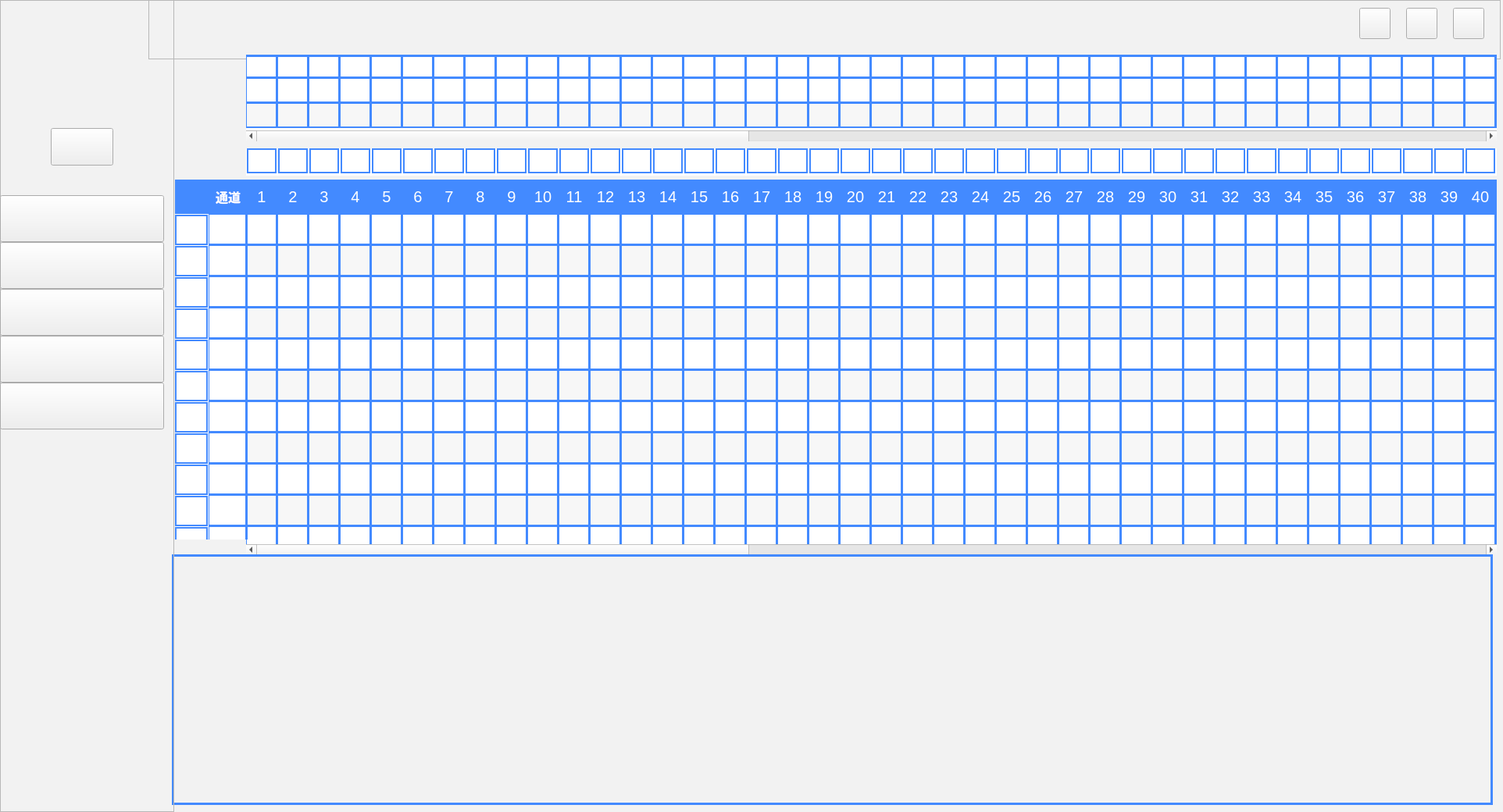
<?xml version="1.0" encoding="UTF-8"?>
<ui version="4.0">
 <class>PulseGeneratorClass</class>
 <widget class="QWidget" name="PulseGeneratorClass">
  <property name="geometry">
   <rect>
    <x>0</x>
    <y>0</y>
    <width>1924</width>
    <height>1040</height>
   </rect>
  </property>
  <property name="minimumSize">
   <size>
    <width>1532</width>
    <height>936</height>
   </size>
  </property>
  <property name="windowTitle">
   <string>PulseGenerator</string>
  </property>
  <property name="windowIcon">
   <iconset>
    <normaloff>:/PulseGenerator/Image/PulseLogo.PNG</normaloff>:/PulseGenerator/Image/PulseLogo.PNG</iconset>
  </property>
  <property name="styleSheet">
   <string notr="true">QWidget#PulseGeneratorClass
{
background-color:#F2F2F2 ;
}</string>
  </property>
  <widget class="QFrame" name="frame">
   <property name="geometry">
    <rect>
     <x>0</x>
     <y>0</y>
     <width>223</width>
     <height>1040</height>
    </rect>
   </property>
   <property name="styleSheet">
    <string notr="true">QFrame#frame
{
border-image: url(:/PulseImage/左侧功能.png);
}
</string>
   </property>
   <property name="frameShape">
    <enum>QFrame::StyledPanel</enum>
   </property>
   <property name="frameShadow">
    <enum>QFrame::Raised</enum>
   </property>
   <widget class="QLabel" name="label">
    <property name="geometry">
     <rect>
      <x>58</x>
      <y>117</y>
      <width>101</width>
      <height>23</height>
     </rect>
    </property>
    <property name="styleSheet">
     <string notr="true">QLabel#label
{
border-image: url(:/PulseGenerator/Image/连接设备.png);
}</string>
    </property>
    <property name="text">
     <string/>
    </property>
   </widget>
   <widget class="QPushButton" name="pushButton_Connect">
    <property name="enabled">
     <bool>true</bool>
    </property>
    <property name="geometry">
     <rect>
      <x>65</x>
      <y>164</y>
      <width>80</width>
      <height>48</height>
     </rect>
    </property>
    <property name="styleSheet">
     <string notr="true">QPushButton#pushButton_Connect
{
 border-image: url(:/PulseImage/switch.png);

}
</string>
    </property>
    <property name="text">
     <string/>
    </property>
   </widget>
   <widget class="QPushButton" name="pushButton_Import">
    <property name="geometry">
     <rect>
      <x>0</x>
      <y>250</y>
      <width>210</width>
      <height>60</height>
     </rect>
    </property>
    <property name="styleSheet">
     <string notr="true">QPushButton#pushButton_Import
{
border-image: url(:/PulseImage/加载.png);
}

QPushButton#pushButton_Import::hover
{
border-image: url(:/PulseImage/1206补充切图-保存_序列预览/悬浮点击加载.png);
}</string>
    </property>
    <property name="text">
     <string/>
    </property>
   </widget>
   <widget class="QPushButton" name="pushButton_Clear">
    <property name="geometry">
     <rect>
      <x>0</x>
      <y>310</y>
      <width>210</width>
      <height>60</height>
     </rect>
    </property>
    <property name="styleSheet">
     <string notr="true">QPushButton#pushButton_Clear
{
border-image: url(:/PulseImage/清除.png);
}

QPushButton#pushButton_Clear::hover

{
border-image: url(:/PulseImage/1206补充切图-保存_序列预览/悬浮点击清除.png);
}</string>
    </property>
    <property name="text">
     <string/>
    </property>
   </widget>
   <widget class="QPushButton" name="pushButton_Save">
    <property name="geometry">
     <rect>
      <x>0</x>
      <y>370</y>
      <width>210</width>
      <height>60</height>
     </rect>
    </property>
    <property name="styleSheet">
     <string notr="true">QPushButton#pushButton_Save

{
border-image: url(:/PulseImage/1206补充切图-保存_序列预览/保存.png);
}
QPushButton#pushButton_Save::hover
{


border-image: url(:/PulseImage/1206补充切图-保存_序列预览/悬浮点击保存.png);

}</string>
    </property>
    <property name="text">
     <string/>
    </property>
   </widget>
   <widget class="QPushButton" name="pushButton_CheckPulse">
    <property name="geometry">
     <rect>
      <x>0</x>
      <y>430</y>
      <width>210</width>
      <height>60</height>
     </rect>
    </property>
    <property name="styleSheet">
     <string notr="true">QPushButton#pushButton_CheckPulse
{
border-image: url(:/PulseImage/1206补充切图-保存_序列预览/序列预览.png);
}

QPushButton#pushButton_CheckPulse::hover
{
border-image: url(:/PulseImage/1206补充切图-保存_序列预览/悬浮点击序列预览.png);
}</string>
    </property>
    <property name="text">
     <string/>
    </property>
   </widget>
   <widget class="QPushButton" name="pushButton_SendData">
    <property name="geometry">
     <rect>
      <x>0</x>
      <y>490</y>
      <width>210</width>
      <height>60</height>
     </rect>
    </property>
    <property name="styleSheet">
     <string notr="true">QPushButton#pushButton_SendData
{
border-image: url(:/PulseImage/序列烧录.png);
}
QPushButton#pushButton_SendData::hover
{
border-image: url(:/PulseImage/1206补充切图-保存_序列预览/悬浮点击序列烧录.png);
}</string>
    </property>
    <property name="text">
     <string/>
    </property>
   </widget>
  </widget>
  <widget class="QFrame" name="frame_Top">
   <property name="geometry">
    <rect>
     <x>190</x>
     <y>0</y>
     <width>1731</width>
     <height>76</height>
    </rect>
   </property>
   <property name="styleSheet">
    <string notr="true">QFrame#frame_Top
{
border-image: url(:/PulseImage/矩形.png);
}</string>
   </property>
   <property name="frameShape">
    <enum>QFrame::StyledPanel</enum>
   </property>
   <property name="frameShadow">
    <enum>QFrame::Raised</enum>
   </property>
   <widget class="QPushButton" name="pushButton_Max">
    <property name="geometry">
     <rect>
      <x>1610</x>
      <y>10</y>
      <width>40</width>
      <height>40</height>
     </rect>
    </property>
    <property name="minimumSize">
     <size>
      <width>40</width>
      <height>40</height>
     </size>
    </property>
    <property name="maximumSize">
     <size>
      <width>40</width>
      <height>40</height>
     </size>
    </property>
    <property name="styleSheet">
     <string notr="true">QPushButton#pushButton_Max
{
border-image: url(:/PulseImage/btn_最大化_nor.PNG);
}

QPushButton#pushButton_Max::hover
{
background-color:#E5E5E5;
}</string>
    </property>
    <property name="text">
     <string/>
    </property>
   </widget>
   <widget class="QPushButton" name="pushButton_Mini">
    <property name="geometry">
     <rect>
      <x>1550</x>
      <y>10</y>
      <width>40</width>
      <height>40</height>
     </rect>
    </property>
    <property name="sizePolicy">
     <sizepolicy hsizetype="Fixed" vsizetype="Fixed">
      <horstretch>0</horstretch>
      <verstretch>0</verstretch>
     </sizepolicy>
    </property>
    <property name="minimumSize">
     <size>
      <width>40</width>
      <height>40</height>
     </size>
    </property>
    <property name="maximumSize">
     <size>
      <width>40</width>
      <height>40</height>
     </size>
    </property>
    <property name="styleSheet">
     <string notr="true">QPushButton#pushButton_Mini
{
border-image: url(:/PulseImage/btn_最小化_nor.PNG);
}

QPushButton#pushButton_Mini::hover
{
background-color:#E5E5E5;
}</string>
    </property>
    <property name="text">
     <string/>
    </property>
   </widget>
   <widget class="QPushButton" name="pushButton_Close">
    <property name="geometry">
     <rect>
      <x>1670</x>
      <y>10</y>
      <width>40</width>
      <height>40</height>
     </rect>
    </property>
    <property name="minimumSize">
     <size>
      <width>40</width>
      <height>40</height>
     </size>
    </property>
    <property name="maximumSize">
     <size>
      <width>40</width>
      <height>40</height>
     </size>
    </property>
    <property name="styleSheet">
     <string notr="true">QPushButton#pushButton_Close
{
border-image: url(:/PulseImage/btn_关闭_nor.PNG);
}
QPushButton#pushButton_Close::hover
{
background-color:#E5E5E5;
}</string>
    </property>
    <property name="text">
     <string/>
    </property>
   </widget>
  </widget>
  <widget class="QTableWidget" name="tableWidget_Loop">
   <property name="geometry">
    <rect>
     <x>315</x>
     <y>100</y>
     <width>1601</width>
     <height>81</height>
    </rect>
   </property>
   <property name="styleSheet">
    <string notr="true">
QTableWidget::cell:selected,QTableView::cell:selected {				    /*设置选中的视图项*/
        background: rgb(0，255，0);
        
}

QHeaderView::section{
border:0px;
border-radius:0px;
padding:2px 4px;
background-color:#f2f2f2;
color:#000000;
width:40;
height:32;
align:Center;
font-size:20px;
font-family: PingFangSC-Regular;
font-weight:500
}

QTableWidget
{
alternate-background-color:#F7F7F7 ;
background: #FFFFFF;
gridline-color:#438AFF;
text-align:center;
font-size:10px;
font-weight:490;
gridline-width:1px;

}

QTableWidget::item
{border:1px solid #438AFF;
border-bottom:1px solid #438AFF;
border-top:1px solid #438AFF;
}

QTableWidget::item::selected
{
background-color:rgb(0,255,0);
}

QTableWidget QTableCornerButton::section {
    background-color: #438AFF;
    border: 0px solid #fffff8;

}


QScrollBar:vertical
{
/*background:#438AFF; */
padding-top:20px; 
padding-bottom:20px; 
padding-left:0px; 
padding-right:0px;
border-left:1px solid #d7d7d7;
}</string>
   </property>
   <property name="frameShape">
    <enum>QFrame::NoFrame</enum>
   </property>
   <property name="verticalScrollBarPolicy">
    <enum>Qt::ScrollBarAlwaysOff</enum>
   </property>
   <property name="showDropIndicator" stdset="0">
    <bool>true</bool>
   </property>
   <property name="dragEnabled">
    <bool>true</bool>
   </property>
   <property name="dragDropOverwriteMode">
    <bool>true</bool>
   </property>
   <property name="dragDropMode">
    <enum>QAbstractItemView::DragDrop</enum>
   </property>
   <property name="alternatingRowColors">
    <bool>true</bool>
   </property>
   <property name="showGrid">
    <bool>true</bool>
   </property>
   <property name="rowCount">
    <number>2</number>
   </property>
   <property name="columnCount">
    <number>100</number>
   </property>
   <attribute name="horizontalHeaderVisible">
    <bool>false</bool>
   </attribute>
   <attribute name="horizontalHeaderDefaultSectionSize">
    <number>40</number>
   </attribute>
   <attribute name="horizontalHeaderMinimumSectionSize">
    <number>40</number>
   </attribute>
   <attribute name="verticalHeaderVisible">
    <bool>false</bool>
   </attribute>
   <attribute name="verticalHeaderDefaultSectionSize">
    <number>32</number>
   </attribute>
   <attribute name="verticalHeaderMinimumSectionSize">
    <number>32</number>
   </attribute>
   <row>
    <property name="text">
     <string>Loop</string>
    </property>
   </row>
   <row>
    <property name="text">
     <string>Length</string>
    </property>
   </row>
   <column/>
   <column/>
   <column/>
   <column/>
   <column/>
   <column/>
   <column/>
   <column/>
   <column/>
   <column/>
   <column/>
   <column/>
   <column/>
   <column/>
   <column/>
   <column/>
   <column/>
   <column/>
   <column/>
   <column/>
   <column/>
   <column/>
   <column/>
   <column/>
   <column/>
   <column/>
   <column/>
   <column/>
   <column/>
   <column/>
   <column/>
   <column/>
   <column/>
   <column/>
   <column/>
   <column/>
   <column/>
   <column/>
   <column/>
   <column/>
   <column/>
   <column/>
   <column/>
   <column/>
   <column/>
   <column/>
   <column/>
   <column/>
   <column/>
   <column/>
   <column/>
   <column/>
   <column/>
   <column/>
   <column/>
   <column/>
   <column/>
   <column/>
   <column/>
   <column/>
   <column/>
   <column/>
   <column/>
   <column/>
   <column/>
   <column/>
   <column/>
   <column/>
   <column/>
   <column/>
   <column/>
   <column/>
   <column/>
   <column/>
   <column/>
   <column/>
   <column/>
   <column/>
   <column/>
   <column/>
   <column/>
   <column/>
   <column/>
   <column/>
   <column/>
   <column/>
   <column/>
   <column/>
   <column/>
   <column/>
   <column/>
   <column/>
   <column/>
   <column/>
   <column/>
   <column/>
   <column/>
   <column/>
   <column/>
   <column/>
  </widget>
  <widget class="QTableWidget" name="tableWidget_RowNote">
   <property name="geometry">
    <rect>
     <x>315</x>
     <y>190</y>
     <width>1601</width>
     <height>35</height>
    </rect>
   </property>
   <property name="styleSheet">
    <string notr="true">

QTableWidget::cell:selected,QTableView::cell:selected {				    /*设置选中的视图项*/
        background: rgb(0，255，0);
        
}

QHeaderView::section{
border:0px;
border-radius:0px;
padding:2px 4px;
background-color:#f2f2f2;
color:#000000;
width:100;
height:32;
align:Center;
font-size:20px;
font-family:SourceHanSansSC-Medium;
font-weight:500
}

QTableWidget
{
alternate-background-color:#F7F7F7 ;
background: #FFFFFF;
gridline-color:#438AFF;
text-align:center;
font-size:10px;
font-weight:480;
gridline-width:2px;

}

QTableWidget::item
{
border:2px solid #438AFF;

margin-left:1px;
margin-right:1px;


}

QTableWidget::item::selected
{
background-color:rgb(0,255,0);
}

QTableWidget QTableCornerButton::section {
    background-color: #438AFF;
    border: 0px solid #fffff8;

}


QScrollBar:vertical
{
/*background:#438AFF; */
padding-top:20px; 
padding-bottom:20px; 
padding-left:0px; 
padding-right:0px;
border-left:1px solid #d7d7d7;
}</string>
   </property>
   <property name="frameShape">
    <enum>QFrame::NoFrame</enum>
   </property>
   <property name="verticalScrollBarPolicy">
    <enum>Qt::ScrollBarAlwaysOff</enum>
   </property>
   <property name="horizontalScrollBarPolicy">
    <enum>Qt::ScrollBarAlwaysOff</enum>
   </property>
   <property name="showGrid">
    <bool>false</bool>
   </property>
   <property name="rowCount">
    <number>1</number>
   </property>
   <property name="columnCount">
    <number>100</number>
   </property>
   <attribute name="horizontalHeaderVisible">
    <bool>false</bool>
   </attribute>
   <attribute name="horizontalHeaderDefaultSectionSize">
    <number>40</number>
   </attribute>
   <attribute name="horizontalHeaderMinimumSectionSize">
    <number>40</number>
   </attribute>
   <attribute name="verticalHeaderVisible">
    <bool>false</bool>
   </attribute>
   <attribute name="verticalHeaderDefaultSectionSize">
    <number>32</number>
   </attribute>
   <attribute name="verticalHeaderMinimumSectionSize">
    <number>32</number>
   </attribute>
   <row>
    <property name="text">
     <string>操作备注</string>
    </property>
   </row>
   <column/>
   <column/>
   <column/>
   <column/>
   <column/>
   <column/>
   <column/>
   <column/>
   <column/>
   <column/>
   <column/>
   <column/>
   <column/>
   <column/>
   <column/>
   <column/>
   <column/>
   <column/>
   <column/>
   <column/>
   <column/>
   <column/>
   <column/>
   <column/>
   <column/>
   <column/>
   <column/>
   <column/>
   <column/>
   <column/>
   <column/>
   <column/>
   <column/>
   <column/>
   <column/>
   <column/>
   <column/>
   <column/>
   <column/>
   <column/>
   <column/>
   <column/>
   <column/>
   <column/>
   <column/>
   <column/>
   <column/>
   <column/>
   <column/>
   <column/>
   <column/>
   <column/>
   <column/>
   <column/>
   <column/>
   <column/>
   <column/>
   <column/>
   <column/>
   <column/>
   <column/>
   <column/>
   <column/>
   <column/>
   <column/>
   <column/>
   <column/>
   <column/>
   <column/>
   <column/>
   <column/>
   <column/>
   <column/>
   <column/>
   <column/>
   <column/>
   <column/>
   <column/>
   <column/>
   <column/>
   <column/>
   <column/>
   <column/>
   <column/>
   <column/>
   <column/>
   <column/>
   <column/>
   <column/>
   <column/>
   <column/>
   <column/>
   <column/>
   <column/>
   <column/>
   <column/>
   <column/>
   <column/>
   <column/>
   <column/>
  </widget>
  <widget class="QTableWidget" name="tableWidget_Main">
   <property name="enabled">
    <bool>true</bool>
   </property>
   <property name="geometry">
    <rect>
     <x>315</x>
     <y>230</y>
     <width>1601</width>
     <height>481</height>
    </rect>
   </property>
   <property name="styleSheet">
    <string notr="true">/*
QTableWidget::cell:selected {		
background: rgb(0，255，0);
} 
*/
QHeaderView::section{
border:0px solid;
border-radius:0px;
padding:2px 4px;
background-color:#438AFF;
color:#ffffff;
width:40;
height:40;
text-align:Center;
font-size:20px;
}

QTableWidget#tableWidget_Main
{
alternate-background-color:#F7F7F7 ;
background: #FFFFFF;
gridline-color:#438AFF;
text-align:center;
gridline-width: 1px;

}

QTableWidget::item
{border:1px solid #438AFF;
border-bottom:1px solid #438AFF;
border-top:1px solid #438AFF;
border-left:1px solid #438AFF;

}

QTableWidget::item::selected
{
background-color:rgb(0,255,0);
}

QTableWidget QTableCornerButton::section {
    background-color: #438AFF;
    border: 0px solid #fffff8;

}


QScrollBar:vertical
{
/*background:#438AFF; */
padding-top:20px; 
padding-bottom:20px; 
padding-left:0px; 
padding-right:0px;
border-left:1px solid #d7d7d7;
}</string>
   </property>
   <property name="frameShape">
    <enum>QFrame::NoFrame</enum>
   </property>
   <property name="verticalScrollBarPolicy">
    <enum>Qt::ScrollBarAlwaysOff</enum>
   </property>
   <property name="alternatingRowColors">
    <bool>true</bool>
   </property>
   <property name="rowCount">
    <number>16</number>
   </property>
   <property name="columnCount">
    <number>100</number>
   </property>
   <attribute name="horizontalHeaderDefaultSectionSize">
    <number>40</number>
   </attribute>
   <attribute name="horizontalHeaderMinimumSectionSize">
    <number>40</number>
   </attribute>
   <attribute name="verticalHeaderVisible">
    <bool>false</bool>
   </attribute>
   <attribute name="verticalHeaderDefaultSectionSize">
    <number>40</number>
   </attribute>
   <attribute name="verticalHeaderMinimumSectionSize">
    <number>40</number>
   </attribute>
   <row/>
   <row/>
   <row/>
   <row/>
   <row/>
   <row/>
   <row/>
   <row/>
   <row/>
   <row/>
   <row/>
   <row/>
   <row/>
   <row/>
   <row/>
   <row/>
   <column/>
   <column/>
   <column/>
   <column/>
   <column/>
   <column/>
   <column/>
   <column/>
   <column/>
   <column/>
   <column/>
   <column/>
   <column/>
   <column/>
   <column/>
   <column/>
   <column/>
   <column/>
   <column/>
   <column/>
   <column/>
   <column/>
   <column/>
   <column/>
   <column/>
   <column/>
   <column/>
   <column/>
   <column/>
   <column/>
   <column/>
   <column/>
   <column/>
   <column/>
   <column/>
   <column/>
   <column/>
   <column/>
   <column/>
   <column/>
   <column/>
   <column/>
   <column/>
   <column/>
   <column/>
   <column/>
   <column/>
   <column/>
   <column/>
   <column/>
   <column/>
   <column/>
   <column/>
   <column/>
   <column/>
   <column/>
   <column/>
   <column/>
   <column/>
   <column/>
   <column/>
   <column/>
   <column/>
   <column/>
   <column/>
   <column/>
   <column/>
   <column/>
   <column/>
   <column/>
   <column/>
   <column/>
   <column/>
   <column/>
   <column/>
   <column/>
   <column/>
   <column/>
   <column/>
   <column/>
   <column/>
   <column/>
   <column/>
   <column/>
   <column/>
   <column/>
   <column/>
   <column/>
   <column/>
   <column/>
   <column/>
   <column/>
   <column/>
   <column/>
   <column/>
   <column/>
   <column/>
   <column/>
   <column/>
   <column/>
  </widget>
  <widget class="QTableWidget" name="tableWidget_ColNote">
   <property name="geometry">
    <rect>
     <x>224</x>
     <y>230</y>
     <width>45</width>
     <height>461</height>
    </rect>
   </property>
   <property name="styleSheet">
    <string notr="true">

QTableWidget::cell:selected,QTableView::cell:selected {				    /*设置选中的视图项*/
        background: rgb(0，255，0);
        
}

QHeaderView::section{
border:0px;
border-radius:0px;
padding:2px 4px;
background-color:#438AFF;
color:#000000;
width:50;
height:40;
align:Center;
font-size:20px;
font-family: PingFangSC-Regular;
font-weight:500
}

QTableWidget
{
alternate-background-color:#F7F7F7 ;
background: #FFFFFF;
gridline-color:#438AFF;
text-align:center;
font-size:10px;
font-weight:480;
gridline-width:1px;

}

QTableWidget::item
{
border:2px solid #438AFF;

margin-top:1px;
margin-buttom:1px;
margin-left:0px;
margin-right:5px;


}

QTableWidget::item::selected
{
background-color:rgb(0,255,0);
}

QTableWidget QTableCornerButton::section {
    background-color: #438AFF;
    border: 0px solid #fffff8;

}


QScrollBar:vertical
{
/*background:#438AFF; */
padding-top:20px; 
padding-bottom:20px; 
padding-left:0px; 
padding-right:0px;
border-left:1px solid #d7d7d7;
}</string>
   </property>
   <property name="frameShape">
    <enum>QFrame::NoFrame</enum>
   </property>
   <property name="verticalScrollBarPolicy">
    <enum>Qt::ScrollBarAlwaysOff</enum>
   </property>
   <property name="horizontalScrollBarPolicy">
    <enum>Qt::ScrollBarAlwaysOff</enum>
   </property>
   <property name="showGrid">
    <bool>false</bool>
   </property>
   <property name="rowCount">
    <number>16</number>
   </property>
   <property name="columnCount">
    <number>1</number>
   </property>
   <attribute name="horizontalHeaderVisible">
    <bool>true</bool>
   </attribute>
   <attribute name="horizontalHeaderDefaultSectionSize">
    <number>47</number>
   </attribute>
   <attribute name="horizontalHeaderMinimumSectionSize">
    <number>47</number>
   </attribute>
   <attribute name="verticalHeaderVisible">
    <bool>false</bool>
   </attribute>
   <attribute name="verticalHeaderDefaultSectionSize">
    <number>40</number>
   </attribute>
   <attribute name="verticalHeaderMinimumSectionSize">
    <number>40</number>
   </attribute>
   <row/>
   <row/>
   <row/>
   <row/>
   <row/>
   <row/>
   <row/>
   <row/>
   <row/>
   <row/>
   <row/>
   <row/>
   <row/>
   <row/>
   <row/>
   <row/>
   <column>
    <property name="text">
     <string/>
    </property>
   </column>
  </widget>
  <widget class="QCustomPlot" name="widget" native="true">
   <property name="geometry">
    <rect>
     <x>220</x>
     <y>710</y>
     <width>1691</width>
     <height>321</height>
    </rect>
   </property>
   <property name="styleSheet">
    <string notr="true">QWidget#widget
{
border:3px solid #438AFF;
}</string>
   </property>
  </widget>
  <widget class="QTableWidget" name="tableWidget_Seg">
   <property name="geometry">
    <rect>
     <x>315</x>
     <y>70</y>
     <width>1601</width>
     <height>31</height>
    </rect>
   </property>
   <property name="styleSheet">
    <string notr="true">
QTableWidget::cell:selected,QTableView::cell:selected {				    /*设置选中的视图项*/
        background: rgb(0，255，0);
        
}

QHeaderView::section{
border:0px;
border-radius:0px;
padding:2px 4px;
background-color:#f2f2f2;
color:#000000;
width:40;
height:32;
align:Center;
font-size:16px;
font-family: PingFangSC-Regular;
font-weight:600
}

QTableWidget
{
alternate-background-color:#F7F7F7 ;
background: #FFFFFF;
gridline-color:#438AFF;
text-align:center;
font-size:8px;
font-weight:500;
gridline-width:1px;

}

QTableWidget::item
{border:1px solid #438AFF;
border-bottom:3px solid #438AFF;
border-top:3px solid #438AFF;
}

QTableWidget::item::selected
{
background-color:rgb(0,255,0);
}

QTableWidget QTableCornerButton::section {
    background-color: #438AFF;
    border: 0px solid #fffff8;

}


QScrollBar:vertical
{
/*background:#438AFF; */
padding-top:20px; 
padding-bottom:20px; 
padding-left:0px; 
padding-right:0px;
border-left:1px solid #d7d7d7;
}</string>
   </property>
   <property name="frameShape">
    <enum>QFrame::NoFrame</enum>
   </property>
   <property name="verticalScrollBarPolicy">
    <enum>Qt::ScrollBarAlwaysOff</enum>
   </property>
   <property name="horizontalScrollBarPolicy">
    <enum>Qt::ScrollBarAlwaysOff</enum>
   </property>
   <property name="rowCount">
    <number>1</number>
   </property>
   <property name="columnCount">
    <number>100</number>
   </property>
   <attribute name="horizontalHeaderVisible">
    <bool>false</bool>
   </attribute>
   <attribute name="horizontalHeaderDefaultSectionSize">
    <number>40</number>
   </attribute>
   <attribute name="horizontalHeaderMinimumSectionSize">
    <number>40</number>
   </attribute>
   <attribute name="verticalHeaderVisible">
    <bool>false</bool>
   </attribute>
   <attribute name="verticalHeaderDefaultSectionSize">
    <number>32</number>
   </attribute>
   <attribute name="verticalHeaderMinimumSectionSize">
    <number>32</number>
   </attribute>
   <row>
    <property name="text">
     <string>Segment</string>
    </property>
   </row>
   <column/>
   <column/>
   <column/>
   <column/>
   <column/>
   <column/>
   <column/>
   <column/>
   <column/>
   <column/>
   <column/>
   <column/>
   <column/>
   <column/>
   <column/>
   <column/>
   <column/>
   <column/>
   <column/>
   <column/>
   <column/>
   <column/>
   <column/>
   <column/>
   <column/>
   <column/>
   <column/>
   <column/>
   <column/>
   <column/>
   <column/>
   <column/>
   <column/>
   <column/>
   <column/>
   <column/>
   <column/>
   <column/>
   <column/>
   <column/>
   <column/>
   <column/>
   <column/>
   <column/>
   <column/>
   <column/>
   <column/>
   <column/>
   <column/>
   <column/>
   <column/>
   <column/>
   <column/>
   <column/>
   <column/>
   <column/>
   <column/>
   <column/>
   <column/>
   <column/>
   <column/>
   <column/>
   <column/>
   <column/>
   <column/>
   <column/>
   <column/>
   <column/>
   <column/>
   <column/>
   <column/>
   <column/>
   <column/>
   <column/>
   <column/>
   <column/>
   <column/>
   <column/>
   <column/>
   <column/>
   <column/>
   <column/>
   <column/>
   <column/>
   <column/>
   <column/>
   <column/>
   <column/>
   <column/>
   <column/>
   <column/>
   <column/>
   <column/>
   <column/>
   <column/>
   <column/>
   <column/>
   <column/>
   <column/>
   <column/>
  </widget>
  <widget class="QLabel" name="label_2">
   <property name="geometry">
    <rect>
     <x>235</x>
     <y>80</y>
     <width>74</width>
     <height>18</height>
    </rect>
   </property>
   <property name="styleSheet">
    <string notr="true">QLabel#label_2
{
border-image: url(:/PulseImage/Segment备份.png);
}</string>
   </property>
   <property name="text">
    <string/>
   </property>
  </widget>
  <widget class="QLabel" name="label_3">
   <property name="geometry">
    <rect>
     <x>267</x>
     <y>109</y>
     <width>41</width>
     <height>17</height>
    </rect>
   </property>
   <property name="styleSheet">
    <string notr="true">QLabel
{
border-image: url(:/PulseImage/Loop备份.png);
}</string>
   </property>
   <property name="text">
    <string/>
   </property>
  </widget>
  <widget class="QLabel" name="label_4">
   <property name="geometry">
    <rect>
     <x>221</x>
     <y>140</y>
     <width>87</width>
     <height>19</height>
    </rect>
   </property>
   <property name="styleSheet">
    <string notr="true">QLabel
{
border-image: url(:/PulseImage/Length(ns).png);
}</string>
   </property>
   <property name="text">
    <string/>
   </property>
  </widget>
  <widget class="QLabel" name="label_5">
   <property name="geometry">
    <rect>
     <x>227</x>
     <y>198</y>
     <width>80</width>
     <height>20</height>
    </rect>
   </property>
   <property name="styleSheet">
    <string notr="true">QLabel
{
border-image: url(:/PulseImage/操作备注.png);
}</string>
   </property>
   <property name="text">
    <string/>
   </property>
  </widget>
  <widget class="QTableWidget" name="tableWidget_Channel">
   <property name="geometry">
    <rect>
     <x>267</x>
     <y>230</y>
     <width>50</width>
     <height>461</height>
    </rect>
   </property>
   <property name="styleSheet">
    <string notr="true">

/*QTableWidget::cell:selected,QTableView::cell:selected {				   
        background: rgb(0，255，0);
        
}*/

QHeaderView::section{
border:0px;
border-radius:0px;
padding:2px 4px;
background-color:#438AFF;
color:#ffffff;
width:50;
height:40;
align:Center;
font-size:16px;
/*font-family: PingFangSC-Regular;*/
font-weight:600
}

QTableWidget
{
alternate-background-color:#F7F7F7 ;
background: #FFFFFF;
gridline-color:#438AFF;
text-align:center;
font-size:11px;
font-weight:480;
gridline-width:1px;
border-right:3px;

}

QTableWidget::item
{border:1px solid #438AFF;
border-bottom:1px solid #438AFF;
border-top:1px solid #438AFF;
border-right:2px solid #438AFF;
}

QTableWidget::item::selected
{
background-color:rgb(0,255,0);
}

QTableWidget QTableCornerButton::section {
    background-color: #438AFF;
    border: 0px solid #fffff8;

}


QScrollBar:vertical
{
/*background:#438AFF; */
padding-top:20px; 
padding-bottom:20px; 
padding-left:0px; 
padding-right:0px;
border-left:1px solid #d7d7d7;
}</string>
   </property>
   <property name="frameShape">
    <enum>QFrame::NoFrame</enum>
   </property>
   <property name="verticalScrollBarPolicy">
    <enum>Qt::ScrollBarAlwaysOff</enum>
   </property>
   <property name="horizontalScrollBarPolicy">
    <enum>Qt::ScrollBarAlwaysOff</enum>
   </property>
   <property name="showGrid">
    <bool>true</bool>
   </property>
   <property name="rowCount">
    <number>16</number>
   </property>
   <property name="columnCount">
    <number>1</number>
   </property>
   <attribute name="horizontalHeaderVisible">
    <bool>true</bool>
   </attribute>
   <attribute name="horizontalHeaderDefaultSectionSize">
    <number>50</number>
   </attribute>
   <attribute name="horizontalHeaderMinimumSectionSize">
    <number>50</number>
   </attribute>
   <attribute name="verticalHeaderVisible">
    <bool>false</bool>
   </attribute>
   <attribute name="verticalHeaderDefaultSectionSize">
    <number>40</number>
   </attribute>
   <attribute name="verticalHeaderMinimumSectionSize">
    <number>40</number>
   </attribute>
   <row/>
   <row/>
   <row/>
   <row/>
   <row/>
   <row/>
   <row/>
   <row/>
   <row/>
   <row/>
   <row/>
   <row/>
   <row/>
   <row/>
   <row/>
   <row/>
   <column>
    <property name="text">
     <string>通道</string>
    </property>
   </column>
  </widget>
  <zorder>frame_Top</zorder>
  <zorder>label_3</zorder>
  <zorder>tableWidget_RowNote</zorder>
  <zorder>tableWidget_Loop</zorder>
  <zorder>tableWidget_ColNote</zorder>
  <zorder>tableWidget_Main</zorder>
  <zorder>widget</zorder>
  <zorder>tableWidget_Seg</zorder>
  <zorder>label_2</zorder>
  <zorder>label_4</zorder>
  <zorder>label_5</zorder>
  <zorder>frame</zorder>
  <zorder>tableWidget_Channel</zorder>
 </widget>
 <layoutdefault spacing="6" margin="11"/>
 <customwidgets>
  <customwidget>
   <class>QCustomPlot</class>
   <extends>QWidget</extends>
   <header location="global">qcustomplot.h</header>
   <container>1</container>
  </customwidget>
 </customwidgets>
 <resources>
  <include location="PulseGenerator.qrc"/>
 </resources>
 <connections/>
</ui>
